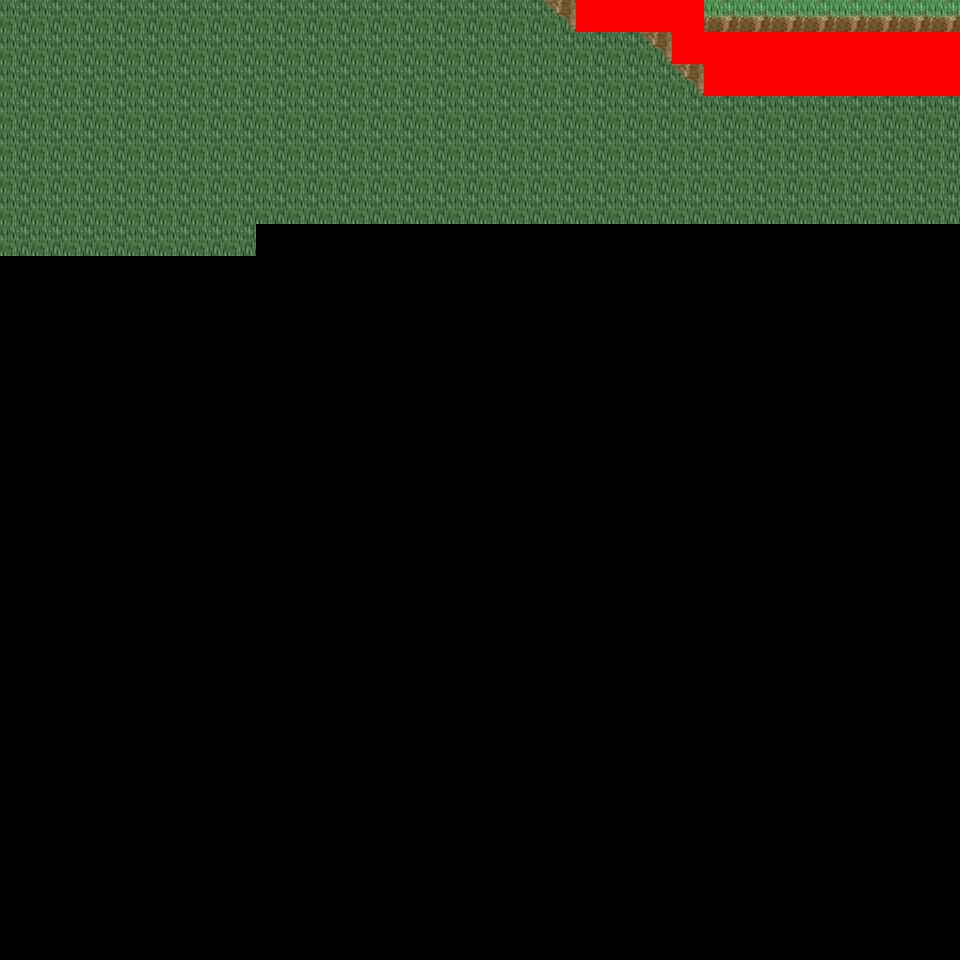

This game map was drawn from its Tiled (.tmx) file and the tilesets committed beside it. A one-line description and the trimmed map source follow:
An orthogonal 30x30 tile map with 32x32 px tiles, 6 tile layers (Ground, Object, Object2, Above, ...), 29 tilesets and 3 objects (3x mapExit).

<map version="1.0" orientation="orthogonal" renderorder="right-down" width="30" height="30" tilewidth="32" tileheight="32" nextobjectid="4">
  <tileset firstgid="1" name="tileset_logic_collision" tilewidth="32" tileheight="32" tilecount="1" columns="1">
    <image source="../drawable/tileset_logic_collision.png" width="32" height="32" />
  </tileset>
  <tileset firstgid="2" name="tileset_ground_ground" tilewidth="32" tileheight="32" tilecount="33" columns="3">
    <image source="../drawable/tileset_ground_ground.png" width="96" height="352" />
  </tileset>
  <tileset firstgid="35" name="tileset_building_castle" tilewidth="32" tileheight="32" tilecount="320" columns="20">
    <image source="../drawable/tileset_building_castle.png" width="640" height="512" />
  </tileset>
  <tileset firstgid="355" name="tileset_ground_grass_corners" tilewidth="32" tileheight="32" tilecount="24" columns="6">
    <image source="../drawable/tileset_ground_grass_corners.png" width="192" height="128" />
  </tileset>
  <tileset firstgid="379" name="tileset_ground_grass_edges" tilewidth="32" tileheight="32" tilecount="36" columns="12">
    <image source="../drawable/tileset_ground_grass_edges.png" width="384" height="96" />
  </tileset>
  <tileset firstgid="415" name="tileset_ground_water_pool" tilewidth="32" tileheight="32" tilecount="72" columns="3">
    <image source="../drawable/tileset_ground_water_pool.png" width="96" height="768" />
  </tileset>
  <tileset firstgid="487" name="tileset_ground_earth_edges" tilewidth="32" tileheight="32" tilecount="18" columns="6">
    <image source="../drawable/tileset_ground_earth_edges.png" width="192" height="96" />
  </tileset>
  <tileset firstgid="505" name="tileset_item_weapon_cannon" tilewidth="32" tileheight="32" tilecount="12" columns="3">
    <image source="../drawable/tileset_item_weapon_cannon.png" width="96" height="128" />
  </tileset>
  <tileset firstgid="517" name="tileset_item_pot_barrels_1" tilewidth="32" tileheight="32" tilecount="8" columns="4">
    <image source="../drawable/tileset_item_pot_barrels_1.png" width="128" height="64" />
  </tileset>
  <tileset firstgid="525" name="tileset_ground_cobbled_paving" tilewidth="32" tileheight="32" tilecount="1" columns="1">
    <image source="../drawable/tileset_ground_cobbled_paving.png" width="32" height="32" />
  </tileset>
  <tileset firstgid="526" name="tileset_ground_ridge_earth_pale" tilewidth="32" tileheight="32" tilecount="96" columns="12">
    <image source="../drawable/tileset_ground_ridge_earth_pale.png" width="384" height="256" />
  </tileset>
  <tileset firstgid="622" name="tileset_plant_bushes_and_trees" tilewidth="32" tileheight="32" tilecount="144" columns="16">
    <image source="../drawable/tileset_plant_bushes_and_trees.png" width="512" height="289" />
  </tileset>
  <tileset firstgid="766" name="tileset_plant_bush_leafy_2" tilewidth="32" tileheight="32" tilecount="12" columns="6">
    <image source="../drawable/tileset_plant_bush_leafy_2.png" width="192" height="64" />
  </tileset>
  <tileset firstgid="778" name="tileset_plant_bush_flowering" tilewidth="32" tileheight="32" tilecount="72" columns="8">
    <image source="../drawable/tileset_plant_bush_flowering.png" width="256" height="288" />
  </tileset>
  <tileset firstgid="850" name="tileset_plant_stump_small_stump" tilewidth="32" tileheight="32" tilecount="4" columns="2">
    <image source="../drawable/tileset_plant_stump_small_stump.png" width="64" height="64" />
  </tileset>
  <tileset firstgid="854" name="tileset_plant_tree_fall_trees" tilewidth="32" tileheight="32" tilecount="40" columns="8">
    <image source="../drawable/tileset_plant_tree_fall_trees.png" width="256" height="160" />
  </tileset>
  <tileset firstgid="894" name="tileset_logic_creature_animal" tilewidth="32" tileheight="32" tilecount="32" columns="8">
    <image source="../drawable/tileset_logic_creature_animal.png" width="256" height="128" />
  </tileset>
  <tileset firstgid="926" name="tileset_logic_creature_rodent" tilewidth="32" tileheight="32" tilecount="8" columns="8">
    <image source="../drawable/tileset_logic_creature_rodent.png" width="256" height="32" />
  </tileset>
  <tileset firstgid="934" name="tileset_plant_vine" tilewidth="32" tileheight="32" tilecount="3" columns="1">
    <image source="../drawable/tileset_plant_vine.png" width="32" height="96" />
  </tileset>
  <tileset firstgid="937" name="tileset_building_cottage" tilewidth="32" tileheight="32" tilecount="256" columns="16">
    <image source="../drawable/tileset_building_cottage.png" width="512" height="512" />
  </tileset>
  <tileset firstgid="1193" name="tileset_building_roof_thatched_roof" tilewidth="32" tileheight="32" tilecount="256" columns="16">
    <image source="../drawable/tileset_building_roof_thatched_roof.png" width="512" height="512" />
  </tileset>
  <tileset firstgid="1449" name="tileset_building_window_windows" tilewidth="32" tileheight="32" tilecount="256" columns="16">
    <image source="../drawable/tileset_building_window_windows.png" width="512" height="512" />
  </tileset>
  <tileset firstgid="1705" name="tileset_building_door_doors" tilewidth="32" tileheight="32" tilecount="256" columns="16">
    <image source="../drawable/tileset_building_door_doors.png" width="512" height="512" />
  </tileset>
  <tileset firstgid="1961" name="tileset_building_fence_fence_wooden" tilewidth="32" tileheight="32" tilecount="12" columns="3">
    <image source="../drawable/tileset_building_fence_fence_wooden.png" width="96" height="128" />
  </tileset>
  <tileset firstgid="1973" name="tileset_ground_ground_3" tilewidth="32" tileheight="32" tilecount="5" columns="5">
    <image source="../drawable/tileset_ground_ground_3.png" width="160" height="32" />
  </tileset>
  <tileset firstgid="1978" name="tileset_plant_tree_tree_darkgreen" tilewidth="32" tileheight="32" tilecount="88" columns="8">
    <image source="../drawable/tileset_plant_tree_tree_darkgreen.png" width="256" height="352" />
  </tileset>
  <tileset firstgid="2066" name="tileset_logic_portal" tilewidth="32" tileheight="32" tilecount="24" columns="8">
    <image source="../drawable/tileset_logic_portal.png" width="256" height="96" />
  </tileset>
  <tileset firstgid="2090" name="tileset_building_decoration_magician_banner" tilewidth="32" tileheight="32" tilecount="3" columns="3">
    <image source="../drawable/tileset_building_decoration_magician_banner.png" width="96" height="32" />
  </tileset>
  <tileset firstgid="2093" name="tileset_ground_ladder_vertical_dark" tilewidth="32" tileheight="32" tilecount="3" columns="3">
    <image source="../drawable/tileset_ground_ladder_vertical_dark.png" width="96" height="32" />
  </tileset>
  <layer name="Ground" width="30" height="30">
    <data>[900 cells, 218 non-empty, 2 distinct tile ids]</data>
  </layer>
  <layer name="Object" width="30" height="30">
    <data>[900 cells, 32 non-empty, 6 distinct tile ids]</data>
  </layer>
  <layer name="Object2" width="30" height="30">
    <data>[900 cells, 0 non-empty, 0 distinct tile ids]</data>
  </layer>
  <layer name="Above" width="30" height="30">
    <data>[900 cells, 0 non-empty, 0 distinct tile ids]</data>
  </layer>
  <layer name="Above2" width="30" height="30">
    <data>[900 cells, 0 non-empty, 0 distinct tile ids]</data>
  </layer>
  <layer name="Walkable" width="30" height="30">
    <data>[900 cells, 21 non-empty, 1 distinct tile ids]</data>
  </layer>
  <objectgroup name="MapEvents">
    <object id="1" name="north" type="mapExit" x="0" y="0" width="576" height="32">
      <properties>
        <property name="map" value="level_0_x38_y79" />
        <property name="x" value="0" />
        <property name="y" value="28" />
      </properties>
    </object>
    </objectgroup>
</map>
<!-- 2 of 3 objects omitted -->
